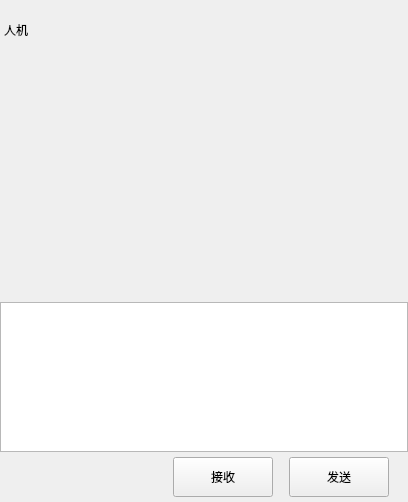
<?xml version="1.0" encoding="UTF-8"?>
<ui version="4.0">
 <class>ChatPage</class>
 <widget class="QWidget" name="ChatPage">
  <property name="geometry">
   <rect>
    <x>0</x>
    <y>0</y>
    <width>408</width>
    <height>502</height>
   </rect>
  </property>
  <property name="windowTitle">
   <string>Form</string>
  </property>
  <layout class="QVBoxLayout" name="verticalLayout">
   <property name="spacing">
    <number>0</number>
   </property>
   <property name="leftMargin">
    <number>0</number>
   </property>
   <property name="topMargin">
    <number>0</number>
   </property>
   <property name="rightMargin">
    <number>0</number>
   </property>
   <property name="bottomMargin">
    <number>0</number>
   </property>
   <item>
    <widget class="QWidget" name="chat_data_wid" native="true">
     <layout class="QVBoxLayout" name="verticalLayout_6">
      <property name="spacing">
       <number>0</number>
      </property>
      <property name="leftMargin">
       <number>0</number>
      </property>
      <property name="topMargin">
       <number>0</number>
      </property>
      <property name="rightMargin">
       <number>0</number>
      </property>
      <property name="bottomMargin">
       <number>0</number>
      </property>
      <item>
       <widget class="QWidget" name="title_wid" native="true">
        <property name="minimumSize">
         <size>
          <width>0</width>
          <height>60</height>
         </size>
        </property>
        <property name="maximumSize">
         <size>
          <width>16777215</width>
          <height>60</height>
         </size>
        </property>
        <layout class="QVBoxLayout" name="verticalLayout_7">
         <property name="spacing">
          <number>7</number>
         </property>
         <property name="leftMargin">
          <number>2</number>
         </property>
         <property name="topMargin">
          <number>2</number>
         </property>
         <property name="rightMargin">
          <number>2</number>
         </property>
         <property name="bottomMargin">
          <number>2</number>
         </property>
         <item>
          <widget class="QWidget" name="widget_2" native="true">
           <layout class="QHBoxLayout" name="horizontalLayout_6">
            <property name="leftMargin">
             <number>2</number>
            </property>
            <property name="topMargin">
             <number>2</number>
            </property>
            <property name="rightMargin">
             <number>2</number>
            </property>
            <property name="bottomMargin">
             <number>2</number>
            </property>
            <item>
             <widget class="QLabel" name="title_lb">
              <property name="text">
               <string>人机</string>
              </property>
             </widget>
            </item>
           </layout>
          </widget>
         </item>
        </layout>
       </widget>
      </item>
      <item>
       <widget class="ChatView" name="chat_data_list" native="true"/>
      </item>
      <item>
       <widget class="QWidget" name="tool_wid" native="true">
        <property name="minimumSize">
         <size>
          <width>0</width>
          <height>40</height>
         </size>
        </property>
        <property name="maximumSize">
         <size>
          <width>16777215</width>
          <height>40</height>
         </size>
        </property>
        <layout class="QHBoxLayout" name="horizontalLayout_7">
         <property name="spacing">
          <number>7</number>
         </property>
         <property name="leftMargin">
          <number>2</number>
         </property>
         <property name="topMargin">
          <number>2</number>
         </property>
         <property name="rightMargin">
          <number>2</number>
         </property>
         <property name="bottomMargin">
          <number>2</number>
         </property>
         <item>
          <spacer name="horizontalSpacer_8">
           <property name="orientation">
            <enum>Qt::Orientation::Horizontal</enum>
           </property>
           <property name="sizeType">
            <enum>QSizePolicy::Policy::Fixed</enum>
           </property>
           <property name="sizeHint" stdset="0">
            <size>
             <width>5</width>
             <height>20</height>
            </size>
           </property>
          </spacer>
         </item>
         <item>
          <widget class="ClickedLabel" name="emo_lb">
           <property name="minimumSize">
            <size>
             <width>25</width>
             <height>25</height>
            </size>
           </property>
           <property name="maximumSize">
            <size>
             <width>25</width>
             <height>25</height>
            </size>
           </property>
           <property name="text">
            <string/>
           </property>
          </widget>
         </item>
         <item>
          <spacer name="horizontalSpacer_9">
           <property name="orientation">
            <enum>Qt::Orientation::Horizontal</enum>
           </property>
           <property name="sizeType">
            <enum>QSizePolicy::Policy::Fixed</enum>
           </property>
           <property name="sizeHint" stdset="0">
            <size>
             <width>5</width>
             <height>20</height>
            </size>
           </property>
          </spacer>
         </item>
         <item>
          <widget class="ClickedLabel" name="file_lb">
           <property name="minimumSize">
            <size>
             <width>25</width>
             <height>25</height>
            </size>
           </property>
           <property name="maximumSize">
            <size>
             <width>25</width>
             <height>25</height>
            </size>
           </property>
           <property name="text">
            <string/>
           </property>
          </widget>
         </item>
         <item>
          <spacer name="horizontalSpacer_10">
           <property name="orientation">
            <enum>Qt::Orientation::Horizontal</enum>
           </property>
           <property name="sizeHint" stdset="0">
            <size>
             <width>40</width>
             <height>20</height>
            </size>
           </property>
          </spacer>
         </item>
        </layout>
       </widget>
      </item>
      <item>
       <widget class="MessageTextEdit" name="chatEdit">
        <property name="maximumSize">
         <size>
          <width>16777215</width>
          <height>150</height>
         </size>
        </property>
       </widget>
      </item>
      <item>
       <widget class="QWidget" name="send_wid" native="true">
        <property name="minimumSize">
         <size>
          <width>0</width>
          <height>50</height>
         </size>
        </property>
        <property name="maximumSize">
         <size>
          <width>16777215</width>
          <height>50</height>
         </size>
        </property>
        <layout class="QHBoxLayout" name="horizontalLayout_8">
         <property name="topMargin">
          <number>2</number>
         </property>
         <property name="bottomMargin">
          <number>2</number>
         </property>
         <item>
          <spacer name="horizontalSpacer_11">
           <property name="orientation">
            <enum>Qt::Orientation::Horizontal</enum>
           </property>
           <property name="sizeHint" stdset="0">
            <size>
             <width>40</width>
             <height>20</height>
            </size>
           </property>
          </spacer>
         </item>
         <item>
          <widget class="ClickedBtn" name="receive_btn">
           <property name="minimumSize">
            <size>
             <width>100</width>
             <height>40</height>
            </size>
           </property>
           <property name="maximumSize">
            <size>
             <width>100</width>
             <height>40</height>
            </size>
           </property>
           <property name="text">
            <string>接收</string>
           </property>
          </widget>
         </item>
         <item>
          <spacer name="horizontalSpacer_12">
           <property name="orientation">
            <enum>Qt::Orientation::Horizontal</enum>
           </property>
           <property name="sizeType">
            <enum>QSizePolicy::Policy::Fixed</enum>
           </property>
           <property name="sizeHint" stdset="0">
            <size>
             <width>10</width>
             <height>20</height>
            </size>
           </property>
          </spacer>
         </item>
         <item>
          <widget class="ClickedBtn" name="send_btn">
           <property name="minimumSize">
            <size>
             <width>100</width>
             <height>40</height>
            </size>
           </property>
           <property name="maximumSize">
            <size>
             <width>100</width>
             <height>40</height>
            </size>
           </property>
           <property name="text">
            <string>发送</string>
           </property>
          </widget>
         </item>
         <item>
          <spacer name="horizontalSpacer_13">
           <property name="orientation">
            <enum>Qt::Orientation::Horizontal</enum>
           </property>
           <property name="sizeType">
            <enum>QSizePolicy::Policy::Fixed</enum>
           </property>
           <property name="sizeHint" stdset="0">
            <size>
             <width>10</width>
             <height>20</height>
            </size>
           </property>
          </spacer>
         </item>
        </layout>
       </widget>
      </item>
     </layout>
    </widget>
   </item>
  </layout>
 </widget>
 <customwidgets>
  <customwidget>
   <class>ClickedLabel</class>
   <extends>QLabel</extends>
   <header location="global">clickedlabel.h</header>
  </customwidget>
  <customwidget>
   <class>ClickedBtn</class>
   <extends>QPushButton</extends>
   <header location="global">clickedbtn.h</header>
  </customwidget>
  <customwidget>
   <class>ChatView</class>
   <extends>QWidget</extends>
   <header location="global">chatview.h</header>
   <container>1</container>
  </customwidget>
  <customwidget>
   <class>MessageTextEdit</class>
   <extends>QTextEdit</extends>
   <header location="global">messagetextedit.h</header>
  </customwidget>
 </customwidgets>
 <resources/>
 <connections/>
</ui>
